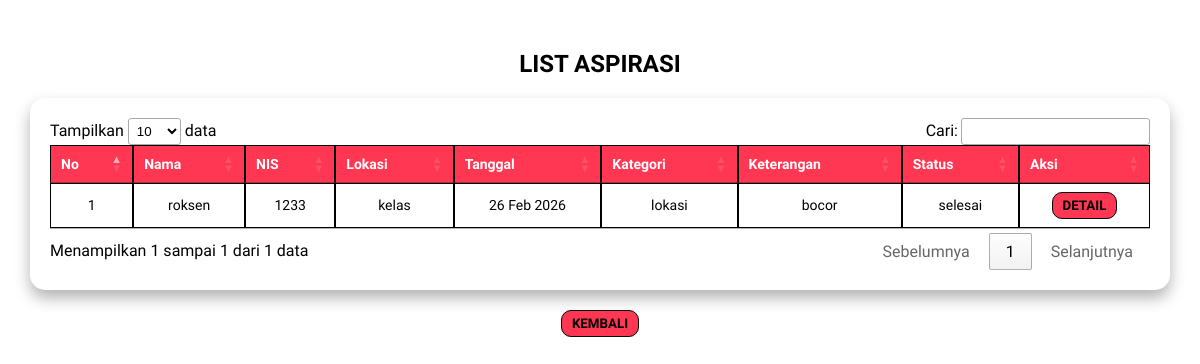
The app's page /UJIKOMFALAQ/admin/data-pengaduan.php, older data.
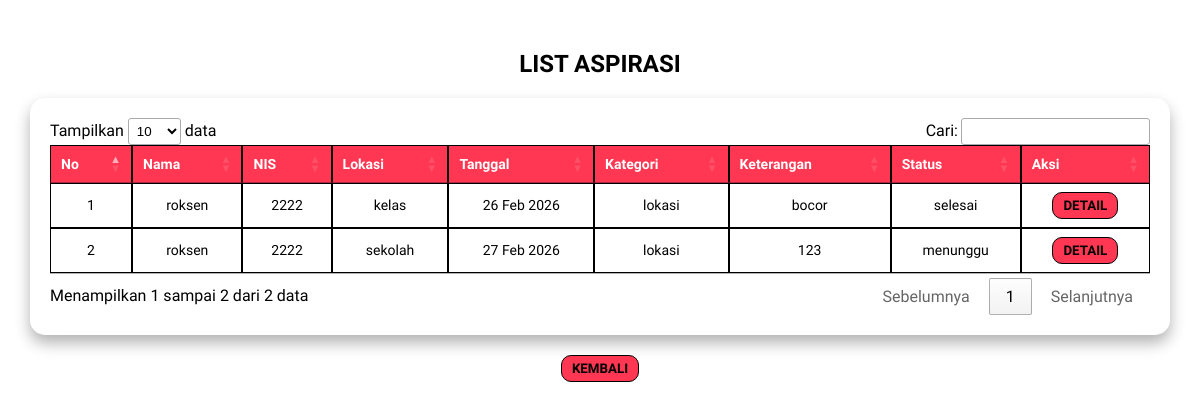
The same page, newer data.
### tables this page shows
CREATE TABLE `input_aspirasi` (
  `id_pelapor` int NOT NULL,
  `nis` varchar(225) NOT NULL,
  `id_kategori` int NOT NULL,
  `tanggal` datetime NOT NULL DEFAULT CURRENT_TIMESTAMP,
  `lokasi` varchar(225) NOT NULL,
  `ket` varchar(225) NOT NULL,
  `status` enum('menunggu','proses','selesai') NOT NULL DEFAULT 'menunggu',
  `feedback` varchar(225) DEFAULT NULL
);

CREATE TABLE `user` (
  `id` int NOT NULL,
  `username` varchar(50) NOT NULL,
  `password` varchar(50) NOT NULL,
  `role` enum('admin','siswa') NOT NULL DEFAULT 'siswa',
  `nis` varchar(100) DEFAULT NULL,
  `kelas` varchar(100) DEFAULT NULL
);

CREATE TABLE `kategori` (
  `id_kategori` int NOT NULL,
  `ket_kategori` varchar(225) NOT NULL
);

### UJIKOMFALAQ/admin/data-pengaduan.php (the view, shortened to what this page needs)
<?php
$koneksi = mysqli_connect("localhost","root","","ujikom_12rpl2_falaq");
$query = mysqli_query($koneksi, "
    SELECT input_aspirasi.*, kategori.ket_kategori, user.username
    FROM input_aspirasi
    LEFT JOIN kategori
    ON input_aspirasi.id_kategori = kategori.id_kategori
    LEFT JOIN user
    ON input_aspirasi.nis = user.nis
");
?>
<!DOCTYPE html>
<html lang="en">
<head>
<link rel="stylesheet" href="https://cdn.datatables.net/1.13.8/css/jquery.dataTables.min.css">
</head>
<body>
<h2>LIST ASPIRASI</h2>
<div class="box">
<table id="datatable" cellpadding="10" cellspacing="0">
    <thead>
        <tr>
            <th>No</th>
            <th>Nama</th>
            <th>NIS</th>
            <th>Lokasi</th>
            <th>Tanggal</th>
            <th>Kategori</th>
            <th>Keterangan</th>
            <th>Status</th>
            <th>Aksi</th>
        </tr>
    </thead>
    <tbody>
    <?php $no = 1; ?>
    <?php while ($data = mysqli_fetch_assoc($query)) { ?>
        <tr>
            <td><?= $no++ ?></td>
            <td><?= $data['username'] ?></td>
            <td><?= $data['nis'] ?></td>
            <td><?= $data['lokasi'] ?></td>
            <td><?= date('d M Y', strtotime($data['tanggal'])) ?></td>
            <td><?= $data['ket_kategori'] ?></td>
            <td><?= $data['ket'] ?></td>
            <td><?= $data['status'] ?></td>
            <td>
                <a href="detail-pengaduan.php?id=<?= $data['id_pelapor'] ?>">
                    <button><b>DETAIL</b></button>
                </a>
            </td>
        </tr>
    <?php } ?>
    </tbody>
</table>
</div>
<div class="kembali">
    <a href="admin.php">
        <button><b>KEMBALI</b></button>
    </a>
</div>
</body>
</html>

### UJIKOMFALAQ/admin/data-pengaduan.php (style rules this page uses)
body { font-family: 'Baloo 2'; margin: 0; padding: 30px; background-color: white; text-align: center; }
h2 { color: black; margin-bottom: 20px; }
.box { background-color: white; padding: 20px; border-radius: 15px; box-shadow: 0 8px 15px rgba(0,0,0,0.3); overflow-x: auto; }
table { width: 100%; border-collapse: collapse; font-size: 14px; }
th, td { border: 1px solid black; padding: 8px; text-align: center; }
th { background-color: rgb(255, 55, 82); color: white; }
button { border: 1px solid black; background-color: rgb(255, 55, 82); color: black; border-radius: 10px; padding: 5px 10px; font-family: 'Baloo 2'; transition: all 0.2s ease; }
.kembali { margin-top: 20px; }
a { text-decoration: none; color: inherit; }

Row changes from the older to the newer data that the page shows:
changed input_aspirasi "kelas": nis "1233" → "2222"
added input_aspirasi: user.username "roksen", nis "2222", lokasi "sekolah", tanggal "27 Feb 2026", id_kategori.ket_kategori "lokasi", ket "123", status "menunggu"
Text that changed along with them:
text written by a page script: "Tampilkan data Cari: Menampilkan 1 sampai 1 dari 1 data Sebelumnya 1 Selanjutnya" → "Tampilkan data Cari: Menampilkan 1 sampai 2 dari 2 data Sebelumnya 1 Selanjutnya"
